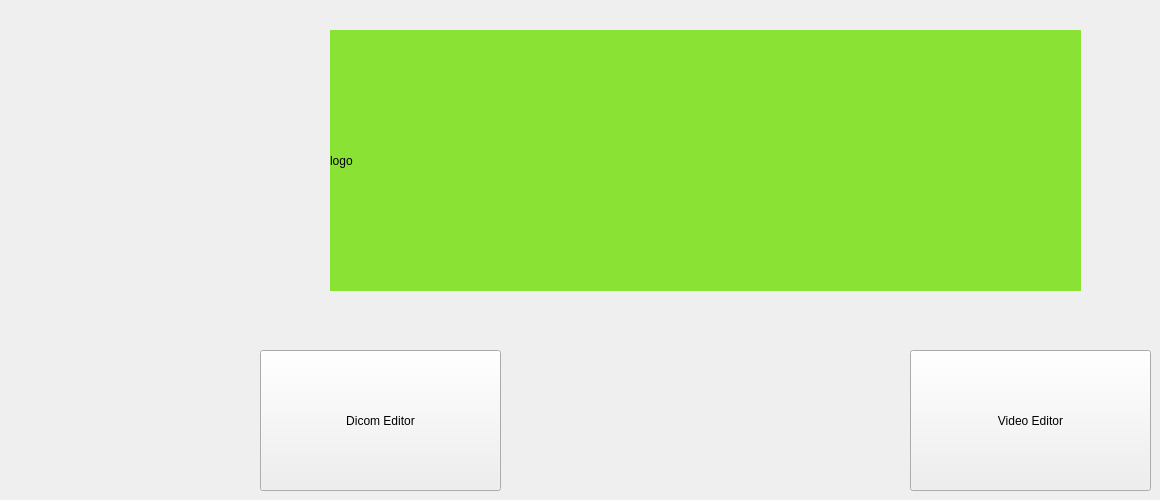
    <widget class="QWidget" name="homepage">
     <widget class="QLabel" name="label_logo_uni">
      <property name="geometry">
       <rect>
        <x>330</x>
        <y>30</y>
        <width>751</width>
        <height>261</height>
       </rect>
      </property>
      <property name="palette">
       <palette>
        <active>
         <colorrole role="WindowText">
          <brush brushstyle="SolidPattern">
           <color alpha="255">
            <red>0</red>
            <green>0</green>
            <blue>0</blue>
           </color>
          </brush>
         </colorrole>
         <colorrole role="Button">
          <brush brushstyle="SolidPattern">
           <color alpha="255">
            <red>138</red>
            <green>226</green>
            <blue>52</blue>
           </color>
          </brush>
         </colorrole>
         <colorrole role="Light">
          <brush brushstyle="SolidPattern">
           <color alpha="255">
            <red>198</red>
            <green>255</green>
            <blue>143</blue>
           </color>
          </brush>
         </colorrole>
         <colorrole role="Midlight">
          <brush brushstyle="SolidPattern">
           <color alpha="255">
            <red>168</red>
            <green>240</green>
            <blue>97</blue>
           </color>
          </brush>
         </colorrole>
         <colorrole role="Dark">
          <brush brushstyle="SolidPattern">
           <color alpha="255">
            <red>69</red>
            <green>113</green>
            <blue>26</blue>
           </color>
          </brush>
         </colorrole>
         <colorrole role="Mid">
          <brush brushstyle="SolidPattern">
           <color alpha="255">
            <red>92</red>
            <green>151</green>
            <blue>34</blue>
           </color>
          </brush>
         </colorrole>
         <colorrole role="Text">
          <brush brushstyle="SolidPattern">
           <color alpha="255">
            <red>0</red>
            <green>0</green>
            <blue>0</blue>
           </color>
          </brush>
         </colorrole>
         <colorrole role="BrightText">
          <brush brushstyle="SolidPattern">
           <color alpha="255">
            <red>255</red>
            <green>255</green>
            <blue>255</blue>
           </color>
          </brush>
         </colorrole>
         <colorrole role="ButtonText">
          <brush brushstyle="SolidPattern">
           <color alpha="255">
            <red>0</red>
            <green>0</green>
            <blue>0</blue>
           </color>
          </brush>
         </colorrole>
         <colorrole role="Base">
          <brush brushstyle="SolidPattern">
           <color alpha="255">
            <red>255</red>
            <green>255</green>
            <blue>255</blue>
           </color>
          </brush>
         </colorrole>
         <colorrole role="Window">
          <brush brushstyle="SolidPattern">
           <color alpha="255">
            <red>138</red>
            <green>226</green>
            <blue>52</blue>
           </color>
          </brush>
         </colorrole>
         <colorrole role="Shadow">
          <brush brushstyle="SolidPattern">
           <color alpha="255">
            <red>0</red>
            <green>0</green>
            <blue>0</blue>
           </color>
          </brush>
         </colorrole>
         <colorrole role="AlternateBase">
          <brush brushstyle="SolidPattern">
           <color alpha="255">
            <red>196</red>
            <green>240</green>
            <blue>153</blue>
           </color>
          </brush>
         </colorrole>
         <colorrole role="ToolTipBase">
          <brush brushstyle="SolidPattern">
           <color alpha="255">
            <red>255</red>
            <green>255</green>
            <blue>220</blue>
           </color>
          </brush>
         </colorrole>
         <colorrole role="ToolTipText">
          <brush brushstyle="SolidPattern">
           <color alpha="255">
            <red>0</red>
            <green>0</green>
            <blue>0</blue>
           </color>
          </brush>
         </colorrole>
         <colorrole role="PlaceholderText">
          <brush brushstyle="SolidPattern">
           <color alpha="128">
            <red>0</red>
            <green>0</green>
            <blue>0</blue>
           </color>
          </brush>
         </colorrole>
        </active>
        <inactive>
         <colorrole role="WindowText">
          <brush brushstyle="SolidPattern">
           <color alpha="255">
            <red>0</red>
            <green>0</green>
            <blue>0</blue>
           </color>
          </brush>
         </colorrole>
         <colorrole role="Button">
          <brush brushstyle="SolidPattern">
           <color alpha="255">
            <red>138</red>
            <green>226</green>
            <blue>52</blue>
           </color>
          </brush>
         </colorrole>
         <colorrole role="Light">
          <brush brushstyle="SolidPattern">
           <color alpha="255">
            <red>198</red>
            <green>255</green>
            <blue>143</blue>
           </color>
          </brush>
         </colorrole>
         <colorrole role="Midlight">
          <brush brushstyle="SolidPattern">
           <color alpha="255">
            <red>168</red>
            <green>240</green>
            <blue>97</blue>
           </color>
          </brush>
         </colorrole>
         <colorrole role="Dark">
          <brush brushstyle="SolidPattern">
           <color alpha="255">
            <red>69</red>
            <green>113</green>
            <blue>26</blue>
           </color>
          </brush>
         </colorrole>
         <colorrole role="Mid">
          <brush brushstyle="SolidPattern">
           <color alpha="255">
            <red>92</red>
            <green>151</green>
            <blue>34</blue>
           </color>
          </brush>
         </colorrole>
         <colorrole role="Text">
          <brush brushstyle="SolidPattern">
           <color alpha="255">
            <red>0</red>
            <green>0</green>
            <blue>0</blue>
           </color>
          </brush>
         </colorrole>
         <colorrole role="BrightText">
          <brush brushstyle="SolidPattern">
           <color alpha="255">
            <red>255</red>
            <green>255</green>
            <blue>255</blue>
           </color>
          </brush>
         </colorrole>
         <colorrole role="ButtonText">
          <brush brushstyle="SolidPattern">
           <color alpha="255">
            <red>0</red>
            <green>0</green>
            <blue>0</blue>
           </color>
          </brush>
         </colorrole>
         <colorrole role="Base">
          <brush brushstyle="SolidPattern">
           <color alpha="255">
            <red>255</red>
            <green>255</green>
            <blue>255</blue>
           </color>
          </brush>
         </colorrole>
         <colorrole role="Window">
          <brush brushstyle="SolidPattern">
           <color alpha="255">
            <red>138</red>
            <green>226</green>
            <blue>52</blue>
           </color>
          </brush>
         </colorrole>
         <colorrole role="Shadow">
          <brush brushstyle="SolidPattern">
           <color alpha="255">
            <red>0</red>
            <green>0</green>
            <blue>0</blue>
           </color>
          </brush>
         </colorrole>
         <colorrole role="AlternateBase">
          <brush brushstyle="SolidPattern">
           <color alpha="255">
            <red>196</red>
            <green>240</green>
            <blue>153</blue>
           </color>
          </brush>
         </colorrole>
         <colorrole role="ToolTipBase">
          <brush brushstyle="SolidPattern">
           <color alpha="255">
            <red>255</red>
            <green>255</green>
            <blue>220</blue>
           </color>
          </brush>
         </colorrole>
         <colorrole role="ToolTipText">
          <brush brushstyle="SolidPattern">
           <color alpha="255">
            <red>0</red>
            <green>0</green>
            <blue>0</blue>
           </color>
          </brush>
         </colorrole>
         <colorrole role="PlaceholderText">
          <brush brushstyle="SolidPattern">
           <color alpha="128">
            <red>0</red>
            <green>0</green>
            <blue>0</blue>
           </color>
          </brush>
         </colorrole>
        </inactive>
        <disabled>
         <colorrole role="WindowText">
          <brush brushstyle="SolidPattern">
           <color alpha="255">
            <red>69</red>
            <green>113</green>
            <blue>26</blue>
           </color>
          </brush>
         </colorrole>
         <colorrole role="Button">
          <brush brushstyle="SolidPattern">
           <color alpha="255">
            <red>138</red>
            <green>226</green>
            <blue>52</blue>
           </color>
          </brush>
         </colorrole>
         <colorrole role="Light">
          <brush brushstyle="SolidPattern">
           <color alpha="255">
            <red>198</red>
            <green>255</green>
            <blue>143</blue>
           </color>
          </brush>
         </colorrole>
         <colorrole role="Midlight">
          <brush brushstyle="SolidPattern">
           <color alpha="255">
            <red>168</red>
            <green>240</green>
            <blue>97</blue>
           </color>
          </brush>
         </colorrole>
         <colorrole role="Dark">
          <brush brushstyle="SolidPattern">
           <color alpha="255">
            <red>69</red>
            <green>113</green>
            <blue>26</blue>
           </color>
          </brush>
         </colorrole>
         <colorrole role="Mid">
          <brush brushstyle="SolidPattern">
           <color alpha="255">
            <red>92</red>
            <green>151</green>
            <blue>34</blue>
           </color>
          </brush>
         </colorrole>
         <colorrole role="Text">
          <brush brushstyle="SolidPattern">
           <color alpha="255">
            <red>69</red>
            <green>113</green>
            <blue>26</blue>
           </color>
          </brush>
         </colorrole>
         <colorrole role="BrightText">
          <brush brushstyle="SolidPattern">
           <color alpha="255">
            <red>255</red>
            <green>255</green>
            <blue>255</blue>
           </color>
          </brush>
         </colorrole>
         <colorrole role="ButtonText">
          <brush brushstyle="SolidPattern">
           <color alpha="255">
            <red>69</red>
            <green>113</green>
            <blue>26</blue>
           </color>
          </brush>
         </colorrole>
         <colorrole role="Base">
          <brush brushstyle="SolidPattern">
           <color alpha="255">
            <red>138</red>
            <green>226</green>
            <blue>52</blue>
           </color>
          </brush>
         </colorrole>
         <colorrole role="Window">
          <brush brushstyle="SolidPattern">
           <color alpha="255">
            <red>138</red>
            <green>226</green>
            <blue>52</blue>
           </color>
          </brush>
         </colorrole>
         <colorrole role="Shadow">
          <brush brushstyle="SolidPattern">
           <color alpha="255">
            <red>0</red>
            <green>0</green>
            <blue>0</blue>
           </color>
          </brush>
         </colorrole>
         <colorrole role="AlternateBase">
          <brush brushstyle="SolidPattern">
           <color alpha="255">
            <red>138</red>
            <green>226</green>
            <blue>52</blue>
           </color>
          </brush>
         </colorrole>
         <colorrole role="ToolTipBase">
          <brush brushstyle="SolidPattern">
           <color alpha="255">
            <red>255</red>
            <green>255</green>
            <blue>220</blue>
           </color>
          </brush>
         </colorrole>
         <colorrole role="ToolTipText">
          <brush brushstyle="SolidPattern">
           <color alpha="255">
            <red>0</red>
            <green>0</green>
            <blue>0</blue>
           </color>
          </brush>
         </colorrole>
         <colorrole role="PlaceholderText">
          <brush brushstyle="SolidPattern">
           <color alpha="128">
            <red>0</red>
            <green>0</green>
            <blue>0</blue>
           </color>
          </brush>
         </colorrole>
        </disabled>
       </palette>
      </property>
      <property name="autoFillBackground">
       <bool>true</bool>
      </property>
      <property name="text">
       <string>logo</string>
      </property>
     </widget>
     <widget class="QPushButton" name="button_2dicom">
      <property name="geometry">
       <rect>
        <x>260</x>
        <y>350</y>
        <width>241</width>
        <height>141</height>
       </rect>
      </property>
      <property name="text">
       <string>Dicom Editor</string>
      </property>
     </widget>
     <widget class="QPushButton" name="button_2editor">
      <property name="geometry">
       <rect>
        <x>910</x>
        <y>350</y>
        <width>241</width>
        <height>141</height>
       </rect>
      </property>
      <property name="text">
       <string>Video Editor</string>
      </property>
     </widget>
    </widget>
